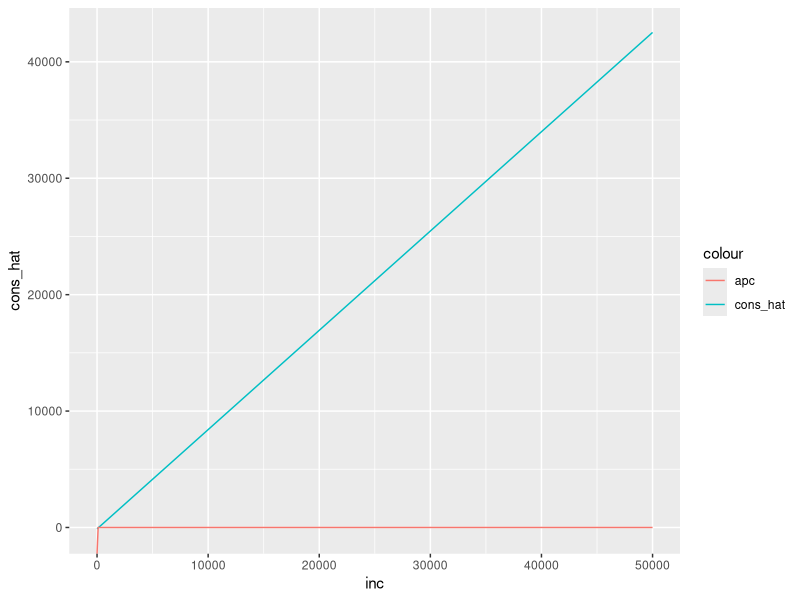
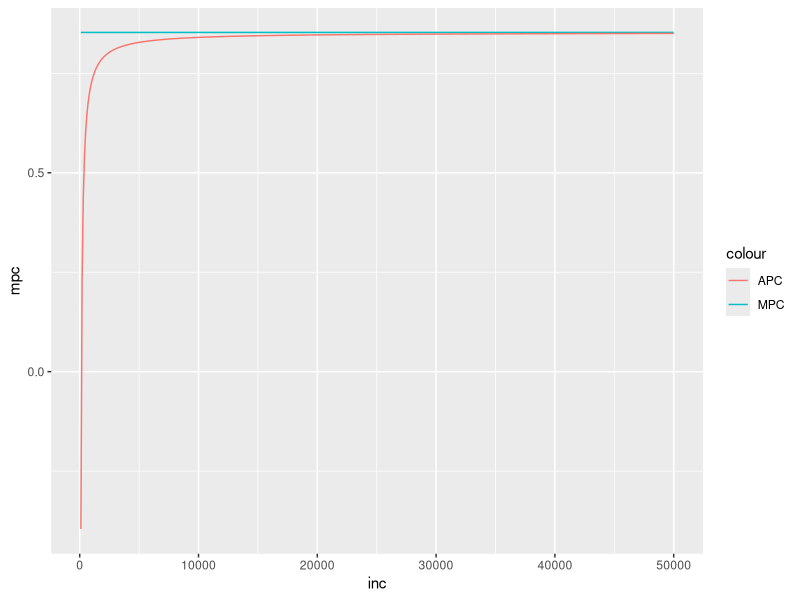

The R script that drew these images, in order: (Note: this script raises an error after producing the figures.)
## ---- chunk 1

library(tidyverse)
-124.84 + 0.853 * 30000


inc <- seq(0, 50000, by = 100)
cons_hat <- -124.84 + 0.853 * inc
apc <- -124.84 / inc + 0.853

df <- data.frame(inc = inc,
       cons_hat = cons_hat,
       apc = apc)

df |> ggplot(aes(x = inc)) +
  geom_line(aes(y = cons_hat, color = "cons_hat")) +
  geom_line(aes(y = apc, color = "apc"))


## ---- chunk 2
inc <- seq(100, 50000, by = 100)

mpc <- rep(0.853, length(inc))
apc <- -124.84 / inc + 0.853

df <- data.frame(
  inc = inc,
  mpc = mpc,
  apc = apc
)

df |>
  ggplot(aes(x = inc)) +
  geom_line(aes(y = mpc, color = "MPC")) +
  geom_line(aes(y = apc, color = "APC"))
## ---- chunk 3
124.84 / 0.853
## ---- chunk 4
# (iii) 出生体重を 125オンス と予測するためには、\(cigs\) はいくつでなければならないでしょうか。結果についてコメントしなさい。
(119.77 - 125) / 0.514
## ---- chunk 5
# 母親が妊娠中にタバコを吸わなかった場合、予測される出生体重
119.77 - 0.514 * 0


# 母親が1日1箱（20本）吸っていた場合、予測される出生体重
119.77 - 0.514 * 20
## ---- chunk 6
library(tidyverse)

df <- tibble(
  student = 1:8,
  gpa = c(2.8, 3.4, 3.0, 3.5, 3.6, 3.0, 2.7, 3.7),
  act = c(21, 24, 26, 27, 29, 25, 25, 30)
)
## ---- chunk 7
beta_1 = sum((df$act - mean(df$act)) * (df$gpa - mean(df$gpa))) / 
  sum((df$act - mean(df$act))^2)

beta_1

beta_0 = mean(df$gpa) - beta_1 * mean(df$act)

beta_0

lm(gpa ~ act, data = df)
## ---- chunk 8
m <- lm(gpa ~ act, data = df)

fitted_values <- m$coefficients[1] + m$coefficients[2] * df$act
residuals <- df$gpa - fitted_values

sum(residuals)
## ---- chunk 9
# ACT = 20のときの予測値
m$coefficients[1] + m$coefficients[2] * 20
## ---- chunk 10
m <- lm(gpa ~ act, data = df)
fitted_values <- m$coefficients[1] + m$coefficients[2] * df$act

sst <- sum((df$gpa - mean(df$gpa))^2)
sse <-  sum((fitted_values - mean(df$gpa))^2)
r_2 <- sse / sst
r_2

m_summary <- m |> summary()
m_summary$r.squared
## ---- chunk 11
m <- glm(
  production_support ~ tsunami_farmland_share,
  data = df2 |> filter(census_year == 2010),
  family = binomial
) 

m |> summary()

m$coefficients |> exp()


## ---- chunk 12

## ---- chunk 13
glm(
  c_one ~ tsunami_farmland_share,
  data = df2 |> filter(census_year == 2010),
  family = binomial
) |>
  summary()
## ---- chunk 14
glm(
  production_support ~ tsunami_farmland_share,
  data = df2 |> filter(census_year == 2010),
  family = binomial
) |>
  summary()
## ---- chunk 15
df2 |>
  filter(census_year == 2010) |>
  select(c_one, c_four, production_support) |>
  cor(use = "pairwise.complete.obs") |> round(2)

df_2010 <- df2 |>
  filter(census_year == 2010)

cor.test(df_2010$c_one, df_2010$c_four)
cor.test(df_2010$c_one, df_2010$production_support)
cor.test(df_2010$c_four, df_2010$production_support)
## ---- chunk 16
df2 <- df2 |>
  mutate(
    share_over_20ha = entities_over_20_0ha / entities_total
  )

ggplot(
  df2,
  aes(
    x = tsunami_farmland_share,
    y = share_over_20ha
  )
) +
    geom_point(
    aes(color = factor(c_four)),
    size = 0.8
  ) +
  geom_smooth(
    method = "lm",
    se = FALSE,
    linewidth = 0.8
  ) +
  facet_wrap(
    ~ census_year,
    ncol = 4
  ) +
  labs(
    x = "津波被災農地割合",
    y = "20ha以上経営体割合"
  ) +
  theme_minimal()

ggsave(
  "tsunami_20ha.png",
  width = 18,
  height = 4,
  units = "cm",
  dpi = 300
)
## ---- chunk 17
df2 <- df2 |>
  mutate(
    share_over_20ha = entities_over_20_0ha / entities_total
  )

ggplot(
  df2 ,
  aes(
    x = tsunami_farmland_share,
    y = share_over_20ha
  )
) +
  geom_point() +
  geom_smooth(
    method = "lm",
    se = FALSE
  ) +
  facet_wrap(~ census_year, ncol = 4) +
  labs(
    x = "津波被災農地割合",
    y = "20ha以上経営体割合"
  ) +
  theme_minimal()
## ---- chunk 18
names(by_farm_size_2010)[
  sapply(
    df,
    function(x) any(as.character(x) == "FALSE", na.rm = TRUE)
  )
]
## ---- chunk 19
df |> count(census_year)
## ---- chunk 20
df2 |> filter(census_year=="2020") 

## ---- chunk 21
df2 |> filter(area_name == "七ヶ浜町") |> 
  select(c(entities_over_30_0ha))
## ---- chunk 22
machinery_change$individual_2015_2010_ratio
## ---- chunk 23
machinery_change |>
  count(
    min_machine = case_when(
      individual_combine_owner_share_min_2010 <=
        individual_tractor_owner_share_min_2010 &
      individual_combine_owner_share_min_2010 <=
        individual_rice_transplanter_owner_share_min_2010 ~ "combine",

      individual_tractor_owner_share_min_2010 <=
        individual_rice_transplanter_owner_share_min_2010 ~ "tractor",

      TRUE ~ "rice_transplanter"
    )
  )
## ---- chunk 24
m <- lm(
  individual_2015_2010_ratio ~
    individual_share_2010 +
    tsunami_farmland_share_2010 +
    c_one +
    c_four +
    production_support +
    individual_combine_owner_share_min_2010 +
    individual_tractor_owner_share_min_2010 +
    individual_rice_transplanter_owner_share_min_2010,
  data = machinery_change,
  weights = individual_entities_2010
)

m |> summary()
vif(m)
## ---- chunk 25
df2 |> filter(census_year == "2010") |> 
  filter(area_name == "山下村")
## ---- chunk 26
names(machinery_change)[
  grepl("individual_entities", names(machinery_change))
]
## ---- chunk 27
machinery_change <- machinery_change |>
  mutate(
    tsunami_c =
      tsunami_farmland_share_2010 -
      mean(tsunami_farmland_share_2010, na.rm = TRUE),

    combine_owner_min_c =
      individual_combine_owner_share_min_2010 -
      mean(individual_combine_owner_share_min_2010, na.rm = TRUE)
  )

m_individual3 <- lm(
  individual_share_2015 ~
    individual_share_2010 +
    c_four * combine_owner_min_c,
  data = machinery_change
)

summary(m_individual3)

cor(
  machinery_change$individual_share_2010,
  machinery_change$individual_combine_owner_share_min_2010,
  use = "complete.obs"
)

car::vif(m_individual3)
## ---- chunk 28
machinery_change <- machinery_change |>
  mutate(
    tsunami_c =
      tsunami_farmland_share_2015 -
      mean(tsunami_farmland_share_2015, na.rm = TRUE),

    combine_owner_min_c =
      individual_combine_owner_share_min_2015 -
      mean(individual_combine_owner_share_min_2015, na.rm = TRUE)
  )

m_individual4 <- lm(
  individual_share_2015 ~
    individual_share_2010 +
    c_four * combine_owner_min_c,
  data = machinery_change
)

summary(m_individual4)

cor(
  machinery_change$individual_share_2010,
  machinery_change$individual_combine_owner_share_min_2010,
  use = "complete.obs"
)

car::vif(m_individual4)
## ---- chunk 29
m <- lm(
  change_share_over_10ha ~
    change_individual_share * c_one +
    tsunami_farmland_share +
    farmland_total_by_kcity,
  data = df_change2
)

summary(m)
## ---- chunk 30
m <- lm(
  change_share_over_10ha ~
    change_individual_share * c_four +
    tsunami_farmland_share +
    farmland_total_by_kcity,
  data = df_change2
)

summary(m)
## ---- chunk 31

df2 <- df2 |>
  mutate(
    share_over_20ha = entities_over_20_0ha / entities_total
  )

change_20ha <- df2 |>
  filter(census_year %in% c("2010", "2020")) |>
  select(
    area_code,
    census_year,
    share_over_20ha,
    tsunami_farmland_share,
    c_one,
    c_four,
    farmland_total_by_kcity
  ) |>
  tidyr::pivot_wider(
    id_cols = c(
      area_code,
      tsunami_farmland_share,
      c_one,
      c_four,
      farmland_total_by_kcity
    ),
    names_from = census_year,
    values_from = share_over_20ha,
    names_prefix = "share_"
  ) |>
  mutate(
    change_2010_2020 = share_2020 - share_2010
  )

m13 <- lm(
  change_2010_2020 ~
    tsunami_farmland_share +
    c_one +
    c_four +
    tsunami_farmland_share:c_one +
    tsunami_farmland_share:c_four,
  data = change_20ha
)

summary(m13)
vif(m13)
## ---- chunk 32
change_20ha <- change_20ha |>
  mutate(
    tsunami_c = tsunami_farmland_share -
      mean(tsunami_farmland_share, na.rm = TRUE)
  )
  
m1 <- lm(
  change_2010_2020 ~
    tsunami_c * c_one +
    c_four,
  data = change_20ha
)

m1 |> summary()
vif(m1)
## ---- chunk 33
change_20ha <- change_20ha |>
  mutate(
    tsunami_c = tsunami_farmland_share -
      mean(tsunami_farmland_share, na.rm = TRUE)
  )
  
m1 <- lm(
  change_2010_2020 ~
    tsunami_c +
    c_one*c_four,
  data = change_20ha
)

m1 |> summary()
vif(m1)
## ---- chunk 34
df2 |>
  filter(
    census_year == "2020",
    !is.na(c_one),
    tsunami_farmland_share > 0
  ) |>
  mutate(
    share_over_10ha = entities_over_10_0ha / entities_total,
    c_one = factor(
      c_one,
      levels = c(1, 0),
      labels = c("C-1実施", "C-1非実施")
    )
  ) |>
  ggplot(
    aes(
      x = tsunami_farmland_share,
      y = share_over_10ha,
      shape = c_one,
      linetype = c_one
    )
  ) +
  geom_point(size = 3) +
  geom_smooth(
    method = "lm",
    se = FALSE
  ) +
  scale_shape_manual(
    values = c(
      "C-1実施" = 16,    # ○
      "C-1非実施" = 17   # △
    )
  ) +
  scale_linetype_manual(
    values = c(
      "C-1実施" = "solid",
      "C-1非実施" = "dashed"
    )
  ) +
  labs(
    x = "津波被災農地割合",
    y = "10ha以上経営体割合",
    shape = "C-1事業",
    linetype = "C-1事業"
  )
## ---- chunk 35
df2 |>
  filter(
    census_year == "2020",
    !is.na(c_one),
    tsunami_farmland_share > 0
  ) |>
  group_by(c_one) |>
  summarise(
    n = n(),
    mean_damage = mean(tsunami_farmland_share, na.rm = TRUE),
    median_damage = median(tsunami_farmland_share, na.rm = TRUE),
    min_damage = min(tsunami_farmland_share, na.rm = TRUE),
    max_damage = max(tsunami_farmland_share, na.rm = TRUE)
  )
## ---- chunk 36
df2 |>
  filter(
    census_year == "2020",
    !is.na(c_one),
    tsunami_farmland_share > 0
  ) |>
  ggplot(
    aes(
      x = factor(c_one),
      y = tsunami_farmland_share
    )
  ) +
  geom_boxplot() +
  geom_jitter(width = 0.1) +
  labs(
    x = "C-1事業",
    y = "津波被災農地割合"
  )
## ---- chunk 37
c1_model <- df2 |>
  filter(
    census_year == "2010",
    !is.na(c_one),
    tsunami_farmland_share > 0
  ) |>
  glm(
    c_one ~ tsunami_farmland_share,
    family = binomial,
    data = _
  )

summary(c1_model)
## ---- chunk 38
c1_model <- df2 |>
  filter(
    census_year == "2010",
    !is.na(c_one),
    tsunami_farmland_share > 0
  ) |>
  glm(
    c_one ~ tsunami_farmland_share +
          tunami_farmland_total_by_kcity,
    family = binomial,
    data = _
  )

summary(c1_model)
## ---- chunk 39
large_farm_summary <- df2 |>
  group_by(census_year, area_code) |>
  summarise(
    entities_total = sum(entities_total, na.rm = TRUE),
    entities_over_10_0ha = sum(entities_over_10_0ha, na.rm = TRUE),
    share_over_10_0ha =
      round(entities_over_10_0ha / entities_total * 100,1),
    .groups = "drop"
  )
large_farm_summary
## ---- chunk 40
df |> filter(area_name == "志津川町")
## ---- chunk 41

# 旧市区町村コードが00で下位区分にも旧町村がある、という地域を取り除く
# たとえば気仙沼市（205-00）には下位区分の鹿折町（205-02）などがある。津波被災を表すGISデータでは、津波被災状況のデータが下位区分の町村の方には含まれるが、上位（たとえば気仙沼市（205-00））には含まれないので、そのままだと気仙沼市の津波被災農地面積がNAと表示されてしまう。
df <- df |>
  mutate(
    city_code = substr(area_code, 1, 3),
    kcity_code = substr(area_code, 5, 6)
  )

df <- df |>
  group_by(city_code) |>
  mutate(
    has_subarea = any(kcity_code != "00")
  ) |>
  ungroup()

df <- df |>
  filter(!(kcity_code == "00" & has_subarea))
## ---- chunk 42
df |>
  filter(substr(area_code, 1, 3) == "205") |>
  select(area_name, area_code, farmland_total_by_kcity)

df |>
  filter(substr(area_code, 1, 3) == "202") |>
  filter(area_code != "205-00") |>
  distinct(area_code, farmland_total_by_kcity) |>
  summarise(
    farmland_total = sum(farmland_total_by_kcity, na.rm = TRUE)
  )
## ---- chunk 43
df |> filter(census_year == "2010") |>
  arrange(desc(tsunami_farmland_share)) |>
  select(
    area_name, 
    area_code,
    farmland_total_by_kcity,
    tunami_farmland_total_by_kcity,
    tsunami_farmland_share
  )
## ---- chunk 44
# 旧市区町村ごとの農地面積
farmland_total_by_kcity <- read_csv("02_processed_data/farmland_total_by_kcity.csv")

# 旧市区町村ごとの津波被災農地面積
tunami_farmland_total_by_kcity <- read_csv("02_processed_data/tsunami_farmland_total_by_kcity.csv")

# area_codeに重複がないことをチェック
farmland_total_by_kcity |> count(area_code) |> filter(n > 1)
tunami_farmland_total_by_kcity |> count(area_code) |> filter(n > 1)


# 両データフレームを結合し、津波被災農地割合を求める
tsunami_farmland_by_kcity <-
  farmland_total_by_kcity |>
  left_join(
    tunami_farmland_total_by_kcity,
    by = "area_code"
  ) |>
  mutate(
    tsunami_farmland_share =
      round(tunami_farmland_total_by_kcity / farmland_total_by_kcity, 2),
      round(farmland_total_by_kcity, 3), 
      round(tunami_farmland_total_by_kcity, 3)
  )

# 割合の値がおかしくなっていないことをチェック
tsunami_farmland_by_kcity |>
  summarise(
    min_share = min(tsunami_farmland_share, na.rm = TRUE),
    max_share = max(tsunami_farmland_share, na.rm = TRUE)
  )

# dfに結合
df <- df |>
  left_join(
    tsunami_farmland_by_kcity |>
      select(area_code, 
             farmland_total_by_kcity, 
             tunami_farmland_total_by_kcity,
             tsunami_farmland_share),
    by = "area_code"
  )

## ---- chunk 45
df2 |> filter(area_name == "七ヶ浜町")
## ---- chunk 46
df2 |> filter(census_year == "2010") |>
  select(
    census_year,
    area_code,
    area_name,
    entities_total,
    entities_over_5_0ha,
    share_over_5_0ha
  ) |>
  arrange( desc(share_over_5_0ha))
## ---- chunk 47
area_classification <- df |>
  mutate(
    census_year = as.integer(census_year)
  ) |>
  group_by(area_code) |>
  slice_max(
    order_by = census_year,
    n = 1,
    with_ties = FALSE
  ) |>
  ungroup() |>
  select(area_code, area_name) |>
  arrange(area_code) |>
  mutate(
    coastal_area = NA_integer_,
    judgment = NA_character_,
    note = NA_character_
  )


area_classification |>
  count(area_code) |>
  filter(n > 1)

write_xlsx(
  area_classification,
  "area_classification.xlsx"
)
## ---- chunk 48
large_farm_summary <- df2 |>
  group_by(census_year) |>
  summarise(
    entities_total = sum(entities_total, na.rm = TRUE),
    entities_over_5_0ha = sum(entities_over_5_0ha, na.rm = TRUE),
    share_over_5_0ha =
      entities_over_5_0ha / entities_total * 100,
    .groups = "drop"
  )
large_farm_summary
